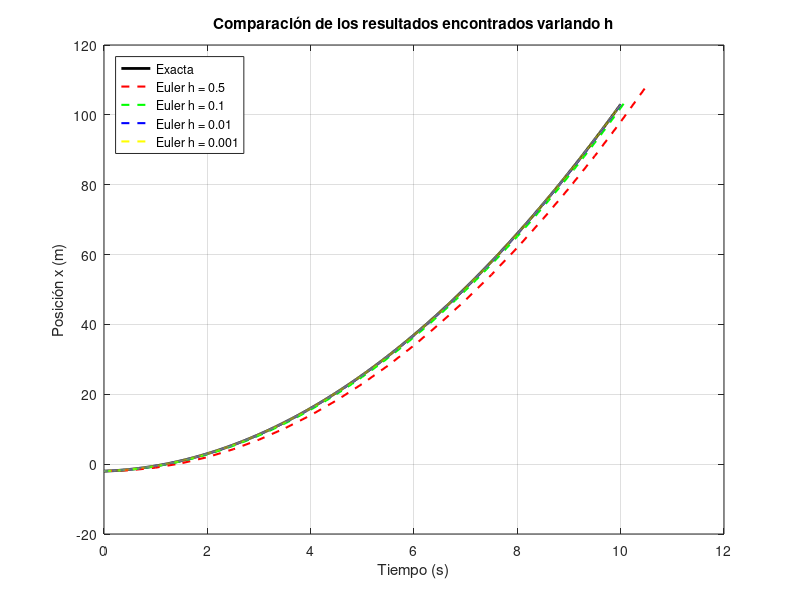

Write MATLAB code to recreate this figure.
clear; clf; hold off;

x0 = -2.0;        % Posición inicial (m)
v0 = 0.5;         % Velocidad inicial (m/s)
a = 2;            % Aceleración constante (m/s^2)
t0 = 0;
tf = 10;

% Valores de h a comparar
valores_h = [0.5, 0.1, 0.01, 0.001];
colores = ['r', 'g', 'b', 'y'];

% Solución exacta para tomar como referencia
t_exacto = linspace(t0, tf, 1000);
x_exacto = x0 + v0 * t_exacto + 0.5 * a * t_exacto.^2;
plot(t_exacto, x_exacto, 'k-', 'LineWidth', 2);
hold on;

legend_labels = {'Exacta'};

% método de Euler para cada h
for i = 1:length(valores_h)
    h = valores_h(i);
    t = t0;
    x = x0;
    v = v0;
    pt = t;
    px = x;

    while t <= tf
        x = x + h * v;
        v = v + h * a;
        t = t + h;
        pt(end+1) = t;
        px(end+1) = x;
    end

    plot(pt, px, [colores(i) '--'], 'LineWidth', 1.5);
    legend_labels{end+1} = ['Euler h = ' num2str(h)];
end

grid on;
xlabel('Tiempo (s)');
ylabel('Posición x (m)');
title('Comparación de los resultados encontrados variando h');
legend(legend_labels, 'Location', 'northwest');
